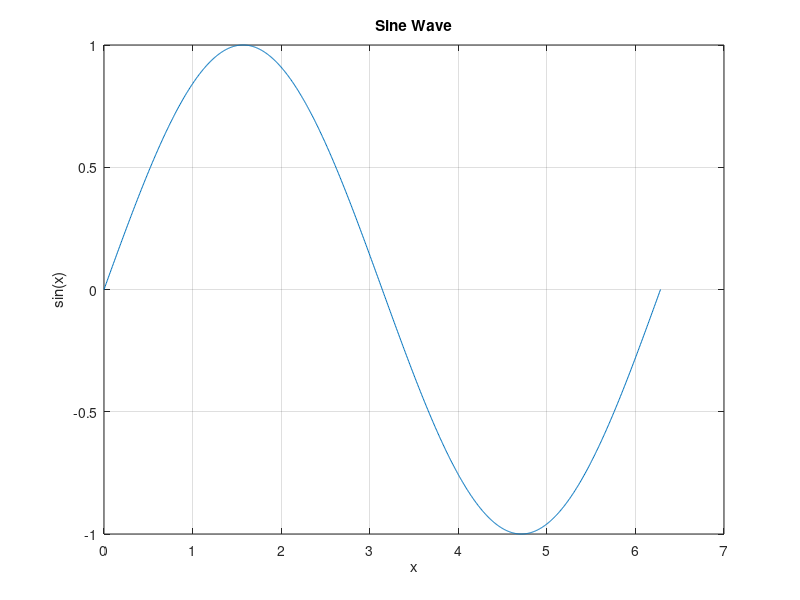

MATLAB code for this plot:
% This is a MATLAB script to plot a sine wave
x = linspace(0, 2*pi, 1000);
y = sin(x);
plot(x, y);
title('Sine Wave');
xlabel('x');
ylabel('sin(x)');
grid on;
